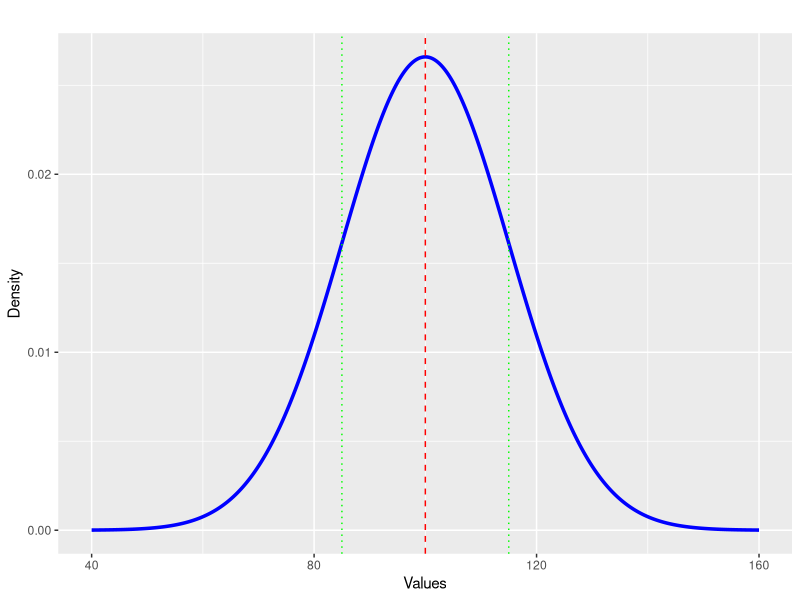

R code for this plot: (Note: this script raises an error after producing the figure.)
## ---- chunk 1
library(ggplot2)
mean <- 100
sd <- 15
x <- seq(mean - 4*sd, mean + 4*sd, by = 0.1)
y <- dnorm(x, mean = mean, sd = sd)
ggplot(data.frame(x, y), aes(x = x, y = y)) +
  geom_line(color = "blue", size = 1.2) +
  geom_vline(xintercept = mean, color = "red", linetype = "dashed") + geom_vline(xintercept = mean + sd, color = "green", linetype = "dotted") +  geom_vline(xintercept = mean - sd, color = "green", linetype = "dotted") +  labs(title = "", x = "Values", y = "Density")
## ---- chunk 2
cat("$$t = \\frac{\\bar{X_1} - \\bar{X_2}}{\\sqrt{\\frac{s_1^2}{n_1} + \\frac{s_2^2}{n_2}}}$$")

## ---- chunk 3
cat("$$t = \\frac{\\bar{D}}{\\frac{s_D}{\\sqrt{n}}}$$")
## ---- chunk 4
cat("$$z = \\frac{\\bar{X} - \\mu}{\\frac{\\sigma}{\\sqrt{n}}}$$")
## ---- chunk 5
cat("$$F = \\frac{MST}{MSE}$$")
## ---- chunk 6
cat("$$r = \\frac{\\sum (x_i - \\bar{x})(y_i - \\bar{y})}{\\sqrt{\\sum (x_i - \\bar{x})^2 \\sum (y_i - \\bar{y})^2}}$$")
## ---- chunk 7
knitr::include_graphics("figs/fisher.png")
## ---- chunk 8
library(ggplot2)
library(dplyr)

# Create a data frame for the standard normal distribution
df <- data.frame(x = seq(-4, 4, length.out = 1000))
df$y <- dnorm(df$x)

# Plot 1: P(X < z)
z1 <- 1  # Example Z-score
p1 <- ggplot(df, aes(x = x, y = y)) +
  geom_line() +
  geom_area(data = subset(df, x < z1), aes(x = x, y = y), fill = "blue", alpha = 0.3) +
  geom_vline(xintercept = z1, linetype = "dashed", color = "red") +
  labs(title = "P(X < z)", x = "Z-score", y = "Density") +
  theme_minimal()

# Plot 2: P(X > z)
z2 <- 1  # Example Z-score
p2 <- ggplot(df, aes(x = x, y = y)) +
  geom_line() +
  geom_area(data = subset(df, x > z2), aes(x = x, y = y), fill = "blue", alpha = 0.3) +
  geom_vline(xintercept = z2, linetype = "dashed", color = "red") +
  labs(title = "P(X > z)", x = "Z-score", y = "Density") +
  theme_minimal()

# Plot 3: P(z1 < X < z2)
z1 <- -1  # Example Z-score 1
z2 <- 1    # Example Z-score 2
p3 <- ggplot(df, aes(x = x, y = y)) +
  geom_line() +
  geom_area(data = subset(df, x > z1 & x < z2), aes(x = x, y = y), fill = "blue", alpha = 0.3) +
  geom_vline(xintercept = c(z1, z2), linetype = "dashed", color = "red") +
  labs(title = "P(z1 < X < z2)", x = "Z-score", y = "Density") +
  theme_minimal()

# Arrange the plots in a grid
library(gridExtra)
grid.arrange(p1, p2, p3, ncol = 1)
## ---- chunk 9
# Load necessary libraries
library(ggplot2)

# Given values
mean_lifespan <- 15.7
sd_lifespan <- 1.6
age_allison_cat <- 18

# Define the Z-score
z_score <- (age_allison_cat - mean_lifespan) / sd_lifespan

# Generate a sequence of x-values (ages) covering the normal distribution
x_values <- seq(mean_lifespan - 4 * sd_lifespan, mean_lifespan + 4 * sd_lifespan, length = 1000)

# Calculate the density for each x-value
density <- dnorm(x_values, mean = mean_lifespan, sd = sd_lifespan)

# Create a data frame for ggplot
df <- data.frame(x = x_values, density = density)

# Define the critical Z-score for shading
shade_df <- df[df$x >= age_allison_cat, ]

# Plot the normal distribution with the shaded area for P(X > 18)
ggplot(df, aes(x = x, y = density)) +
  geom_line(color = "blue", size = 1) +  # Plot the normal distribution
  geom_area(data = shade_df, aes(x = x, y = density), fill = "red", alpha = 0.4) +  # Shade the area P(X > 18)
  geom_vline(xintercept = age_allison_cat, linetype = "dashed", color = "black") +  # Add a dashed line at Allison's cat's age
  labs(title = "Probability of a Cat Living to be as Old as Allison's Cat",
       subtitle = paste0("Mean = 15.7, SD = 1.6, Age = ", age_allison_cat),
       x = "Cat's Age",
       y = "Density") +
  theme_minimal()
## ---- chunk 10
# Given values
mean_lifespan <- 15.7
sd_lifespan <- 1.6
age_allison_cat <- 18
# Calculate Z-score
z_score <- (age_allison_cat - mean_lifespan) / sd_lifespan
# Find the probability that a cat lives longer than 18 years
probability <- 1 - pnorm(z_score)
probability
## ---- chunk 11
# Given values
mean_lifespan <- 15.7
sd_lifespan <- 1.6
age_allison_cat <- 18
# Calculate Z-score
z_score <- (age_allison_cat - mean_lifespan) / sd_lifespan
# Find the probability that a cat lives longer than 18 years
probability <- 1 - pnorm(z_score)
probability
